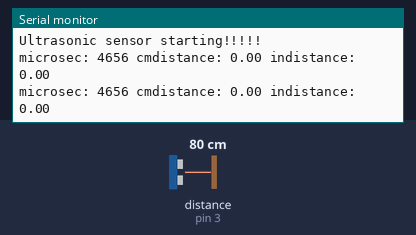
The sketch below on a simulated Arduino Uno, built with avr-gcc and run on an emulated ATmega328P. Parts: the last lines printed to the serial monitor. Inputs (shaded band) come from the test bench; at power-on: distance to the obstacle (sensor on pin 3) 80 cm. The echo pulse lasts 58.3 µs per cm.

Above: at 1.8 s.
1.9 s: distance to the obstacle (sensor on pin 3) set to 2 cm
At 2.8 s:
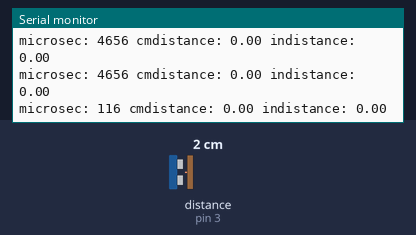
3.4 s: distance to the obstacle (sensor on pin 3) set to 4 cm
At 4.8 s:
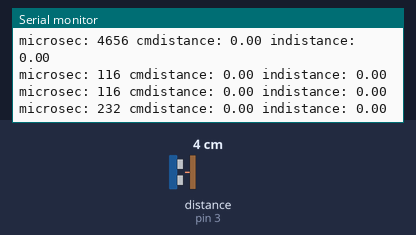
Timing chart, 0 to 6.4 s (numbered marks = the images above; inputs shaded):
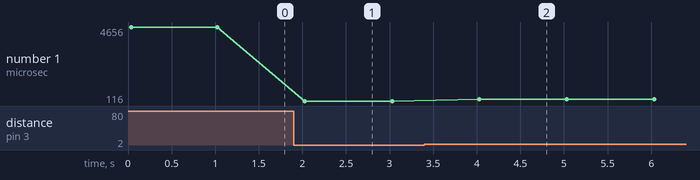

Measured:
- after the input at 1.9 s, the serial monitor: prints a new line after 0.13 s (image 1)
- after the input at 3.4 s, the serial monitor: prints a new line after 0.63 s (image 2)
- plotted number 1: 4656 → 116 after the input at 1.9 s, 116 → 232 after the input at 3.4 s

The sketch:

Ultrasonic_sensor.ino
```cpp
/*
 *UltrasonicDemo.pde - Ultrasonic sensor Ranging measure Demo
 *@Author:dragon
 *@DATA:2013-8-7
 *Company website:www.elecfreaks.com
 */
#include <Ultrasonic.h>

int trigpin = 2;//appoint trigger pin
int echopin = 3;//appoint echo pin

Ultrasonic ultrasonic(trigpin,echopin);

void setup()
{
	Serial.begin(9600);//set Serial Baud rate
	Serial.println("Ultrasonic sensor starting!!!!!");
}

void loop()
{
	float cmdistance,indistance;
	long microsec = ultrasonic.timing();
	Serial.print("microsec: ");
	Serial.print(microsec);
	cmdistance = ultrasonic.CalcDistance(microsec,Ultrasonic::CM);//this result unit is centimeter
	indistance = ultrasonic.CalcDistance(microsec,Ultrasonic::IN);//this result unit is inches
	Serial.print(" cmdistance: ");
	Serial.print(cmdistance);
	Serial.print(" indistance: ");
	Serial.println(indistance);
	delay(1000);
}
```
